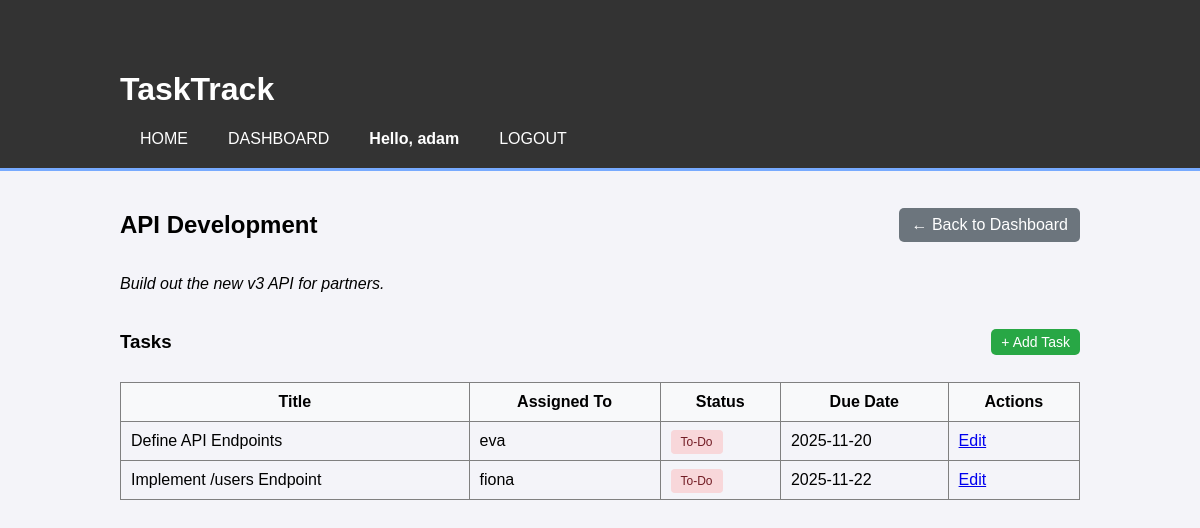
Screenshot of /project/104 (signed in) with the database file from the repository.
### tables this page shows
CREATE TABLE projects (
    project_id INTEGER PRIMARY KEY,
    project_name TEXT NOT NULL,
    description TEXT,
    owner_id INTEGER NOT NULL,
    created_at TEXT NOT NULL,
    FOREIGN KEY (owner_id) REFERENCES users (user_id)
);

CREATE TABLE tasks (
    task_id INTEGER PRIMARY KEY,
    project_id INTEGER NOT NULL,
    assignee_id INTEGER,
    task_title TEXT NOT NULL,
    description TEXT,
    status TEXT NOT NULL,
    due_date TEXT,
    FOREIGN KEY (project_id) REFERENCES projects (project_id),
    FOREIGN KEY (assignee_id) REFERENCES users (user_id)
);

CREATE TABLE users (
    user_id INTEGER PRIMARY KEY,
    username TEXT NOT NULl UNIQUE,
    email TEXT NOT NULL UNIQUE,
    password_hash TEXT NOT NULL,
    date_created TEXT NOT NULL
, is_admin INTEGER DEFAULT 0);

### app.py (the view)
@app.route('/project/<int:project_id>')
def view_project(project_id):
    if 'user_id' not in session:
        return redirect(url_for('login'))
    user_id = session['user_id']
    connection = get_db_connection()
    member = connection.execute(
        'SELECT * FROM project_members WHERE project_id = ? AND user_id = ?',
        (project_id, user_id)
    ).fetchone()
    if member is None and session.get('is_admin') != 1:
        connection.close()
        flash('You do not have permission to view this project.')
        return redirect(url_for('dashboard'))
    project = connection.execute(
        'SELECT * FROM projects WHERE project_id = ?',
        (project_id,)
    ).fetchone()
    tasks = connection.execute(
        '''
        SELECT t.*, u.username as assignee_name
        FROM tasks t
        LEFT JOIN users u ON t.assignee_id = u.user_id
        WHERE t.project_id = ?
        ''',
        (project_id,)
    ).fetchall()
    connection.close()
    return render_template('project_details.html', project=project, tasks=tasks)

### app.py (called while the page is built)
def get_db_connection():
    connection = sqlite3.connect('fake_db.db')
    connection.row_factory = sqlite3.Row
    return connection

### templates/project_details.html
{% extends 'base.html' %}
{% block content %}
    <div style="display: flex; justify-content: space-between; align-items: center;">
        <h2>{{ project['project_name'] }}</h2>
        <a href="{{ url_for('dashboard') }}" class="button" style="background-color: #6c757d; color: white; padding: 8px 12px; text-decoration: none; border-radius: 5px;">&larr; Back to Dashboard</a>
    </div>
    <p><em>{{ project['description'] }}</em></p>
    <div style="display: flex; justify-content: space-between; align-items: center; margin-top: 20px; margin-bottom: 10px;">
        <h3>Tasks</h3>
        <a href="{{ url_for('create_task', project_id=project['project_id']) }}" class="button" style="background-color: #28a745; color: white; padding: 5px 10px; text-decoration: none; border-radius: 5px; font-size: 14px;">+ Add Task</a>
    </div>
    {% if tasks %}
        <table border="1" cellpadding="10" cellspacing="0" style="width: 100%; border-collapse: collapse;">
            <thead>
                <tr style="background-color: #f8f9fa;">
                    <th>Title</th>
                    <th>Assigned To</th>
                    <th>Status</th>
                    <th>Due Date</th>
                    <th>Actions</th>
                </tr>
            </thead>
            <tbody>
                {% for task in tasks %}
                    <tr>
                        <td>{{ task['task_title'] }}</td>
                        <td>{{ task['assignee_name'] if task['assignee_name'] else 'Unassigned' }}</td>
                        <td>
                            <span style="
                                padding: 5px 10px; border-radius: 4px; font-size: 12px;
                                background-color: {% if task['status'] == 'Done' %}#d4edda{% elif task['status'] == 'In-Progress' %}#fff3cd{% else %}#f8d7da{% endif %};
                                color: {% if task['status'] == 'Done' %}#155724{% elif task['status'] == 'In-Progress' %}#856404{% else %}#721c24{% endif %};
                            ">
                                {{ task['status'] }}
                            </span>
                        </td>
                        <td>{{ task['due_date'] }}</td>
                        <td>
                            <a href="#">Edit</a>
                        </td>
                    </tr>
                {% endfor %}
            </tbody>
        </table>
    {% else %}
        <p>No tasks found for this project.</p>
    {% endif %}
{% endblock %}

### static/style.css (style rules this page uses)
body { font-family: sans-serif; background-color: #f4f4f9; margin: 0; padding: 0; }

### rows the page displays
projects: project_name "API Development", description "Build out the new v3 API for partners."
tasks: task_title "Define API Endpoints", username "eva", status "To-Do", due_date "2025-11-20"
tasks: task_title "Implement /users Endpoint", username "fiona", status "To-Do", due_date "2025-11-22"

### other values shown
{{ session['username'] }} "adam"
